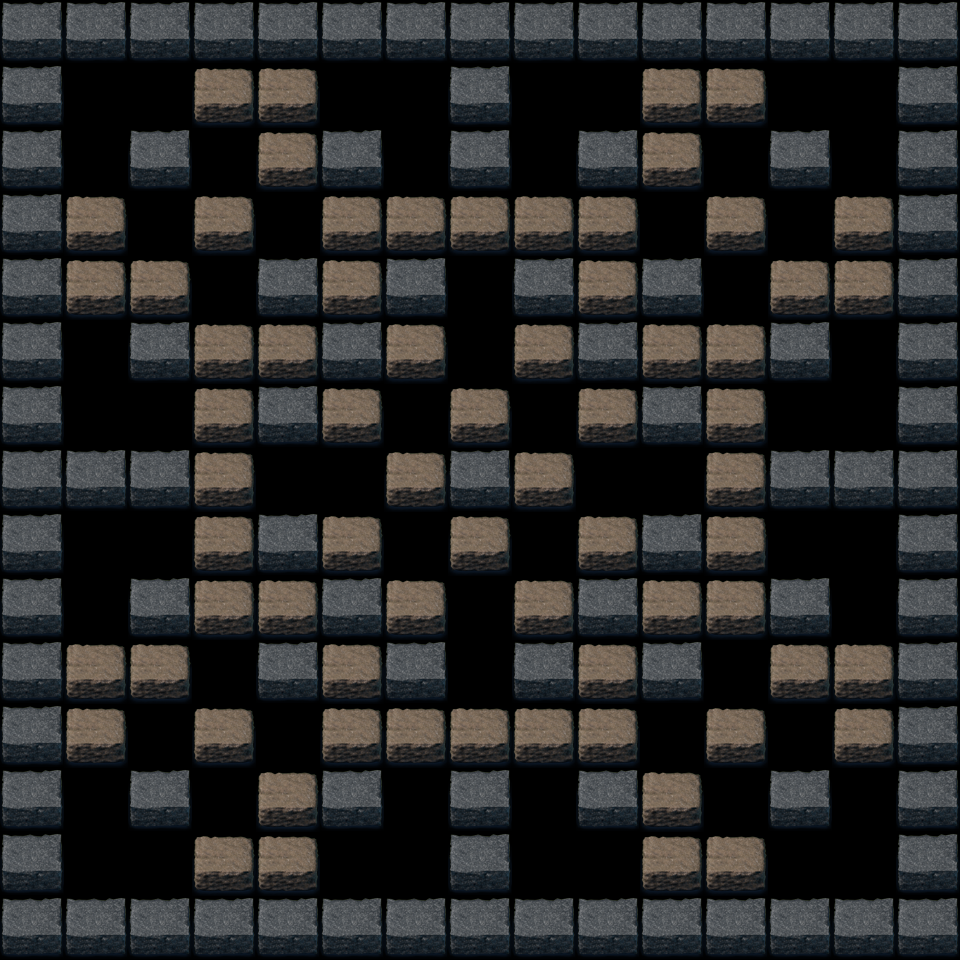

This is a level from a 2D game, rendered from its Tiled map with the project's own tilesets. A one-line summary and the map file follow, with tile-layer data summarised:
An orthogonal 15x15 tile map with 64x64 px tiles, 1 tile layer (blocks), 2 hidden layers not drawn and 4 objects (spawn_player1, spawn_player2, spawn_player3, spawn_player4).

<map version="1.0" orientation="orthogonal" renderorder="right-down" width="15" height="15" tilewidth="64" tileheight="64" nextobjectid="8">
 <tileset firstgid="1" name="bomber_tileset" tilewidth="64" tileheight="64">
  <image source="bomber_tileset_2.png" width="960" height="960" />
  <tile id="1">
   <properties>
    <property name="destroyable" value="true" />
   </properties>
  </tile>
  <tile id="2">
   <properties>
    <property name="destroyable" value="false" />
   </properties>
  </tile>
 </tileset>
 <layer name="background" width="15" height="15" visible="0">
  <data>[225 cells, 225 non-empty, 1 distinct tile ids]</data>
 </layer>
 <layer name="blocks" width="15" height="15">
  <data>[225 cells, 161 non-empty, 2 distinct tile ids]</data>
 </layer>
 <layer name="foreground" width="15" height="15" visible="0">
  <data>[225 cells, 0 non-empty, 0 distinct tile ids]</data>
 </layer>
 <objectgroup name="spawnpoints" width="960" height="960">
  <object id="4" name="spawn_player1" x="64" y="64" width="64" height="64" visible="0" />
  <object id="5" name="spawn_player2" x="832" y="64" width="64" height="64" visible="0" />
  <object id="6" name="spawn_player3" x="64" y="832" width="64" height="64" visible="0" />
  <object id="7" name="spawn_player4" x="832" y="832" width="64" height="64" visible="0" />
 </objectgroup>
</map>